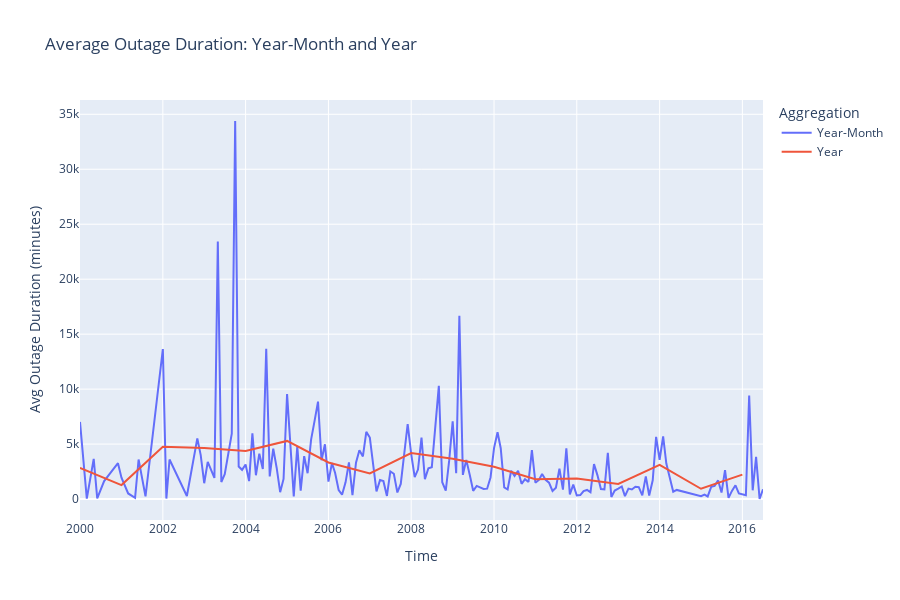

Here is the notebook cell this chart was saved with:
### Code cell
raw_to_vis = raw.copy()
raw_to_vis['duration'] = raw_to_vis['duration'].astype(float)
df_month = (
    raw_to_vis.dropna(subset=['duration'])
    .assign(year_month=lambda df: pd.to_datetime(df['year'].astype(str) + '-' + df['month'].astype(str).str.zfill(2)))
    .groupby('year_month', as_index=False)['duration']
    .mean()
    .rename(columns={'year_month': 'time'})
)
df_month['type'] = 'Year-Month'

# Prepare year data
df_year = (
    raw_to_vis.dropna(subset=['duration'])
    .groupby('year', as_index=False)['duration']
    .mean()
    .rename(columns={'year': 'time'})
)
df_year['type'] = 'Year'

# Combine
df_combined = pd.concat([df_month, df_year], ignore_index=True)

scatter = px.scatter(
    raw_to_vis.dropna(subset=['duration'])
    .assign(year_month=lambda df: pd.to_datetime(df['year'].astype(str) + '-' + df['month'].astype(str).str.zfill(2))),
    x='year_month',
    y='duration',
    opacity=0.3,
    labels={'year_month': 'Year-Month', 'duration': 'Duration (min)'},
    title='Outage Durations: Individual Points + Monthly Average'
)

# Plot
avg_outage_duration = px.line(
    df_combined,
    x='time',
    y='duration',
    color='type',
    labels={'time': 'Time', 'duration': 'Avg Outage Duration (minutes)', 'type': 'Aggregation'},
    title='Average Outage Duration: Year-Month and Year',
)

avg_outage_duration.update_layout(height=600)
avg_outage_duration.show()

### Figure 1 — Plotly figure (JSON) as saved in the notebook; plotly's stock layout.template omitted (floating-point values rounded to 4 significant figures; data arrays with more than 128 entries replaced by an {"elided": "..."} marker saying what was removed)
{"data": [{"hovertemplate": "Aggregation=Year-Month<br>Time=%{x}<br>Avg Outage Duration (minutes)=%{y}<extra></extra>", "legendgroup": "Year-Month", "line": {"color": "#636efa", "dash": "solid"}, "marker": {"symbol": "circle"}, "mode": "lines", "name": "Year-Month", "orientation": "v", "showlegend": true, "type": "scatter", "x": {"elided": "170 str values"}, "xaxis": "x", "y": {"elided": "170 float values"}, "yaxis": "y"}, {"hovertemplate": "Aggregation=Year<br>Time=%{x}<br>Avg Outage Duration (minutes)=%{y}<extra></extra>", "legendgroup": "Year", "line": {"color": "#EF553B", "dash": "solid"}, "marker": {"symbol": "circle"}, "mode": "lines", "name": "Year", "orientation": "v", "showlegend": true, "type": "scatter", "x": ["2000", "2001", "2002", "2003", "2004", "2005", "2006", "2007", "2008", "2009", "2010", "2011", "2012", "2013", "2014", "2015", "2016"], "xaxis": "x", "y": [2843.0, 1272.0, 4751, 4652.0, 4369.0, 5289.0, 3330.0, 2337.0, 4184.0, 3661.0, 2938.0, 1802.0, 1878.0, 1369.0, 3107.0, 935.8, 2226.0], "yaxis": "y"}], "layout": {"height": 600, "legend": {"title": {"text": "Aggregation"}, "tracegroupgap": 0}, "title": {"text": "Average Outage Duration: Year-Month and Year"}, "xaxis": {"anchor": "y", "domain": [0, 1], "title": {"text": "Time"}}, "yaxis": {"anchor": "x", "domain": [0, 1], "title": {"text": "Avg Outage Duration (minutes)"}}}}
